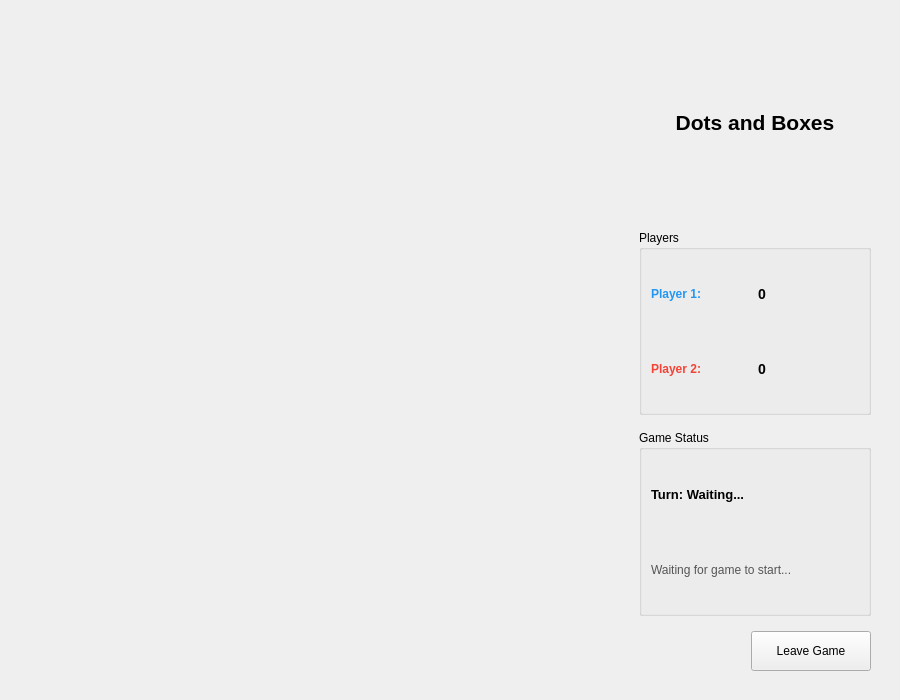
<?xml version="1.0" encoding="UTF-8"?>
<ui version="4.0">
 <class>GameWidget</class>
 <widget class="QWidget" name="GameWidget">
  <property name="geometry">
   <rect>
    <x>0</x>
    <y>0</y>
    <width>900</width>
    <height>700</height>
   </rect>
  </property>
  <property name="windowTitle">
   <string>Dots and Boxes</string>
  </property>
  <layout class="QHBoxLayout" name="horizontalLayout">
   <property name="spacing">
    <number>20</number>
   </property>
   <property name="leftMargin">
    <number>20</number>
   </property>
   <property name="topMargin">
    <number>20</number>
   </property>
   <property name="rightMargin">
    <number>20</number>
   </property>
   <property name="bottomMargin">
    <number>20</number>
   </property>
   <item>
    <widget class="GameBoard" name="gameBoard" native="true">
     <property name="sizePolicy">
      <sizepolicy hsizetype="Expanding" vsizetype="Expanding">
       <horstretch>1</horstretch>
       <verstretch>1</verstretch>
      </sizepolicy>
     </property>
     <property name="minimumSize">
      <size>
       <width>400</width>
       <height>400</height>
      </size>
     </property>
    </widget>
   </item>
   <item>
    <widget class="QWidget" name="controlPanel" native="true">
     <property name="minimumSize">
      <size>
       <width>250</width>
       <height>0</height>
      </size>
     </property>
     <property name="maximumSize">
      <size>
       <width>350</width>
       <height>16777215</height>
      </size>
     </property>
     <layout class="QVBoxLayout" name="verticalLayout">
      <property name="spacing">
       <number>15</number>
      </property>
      <item>
       <widget class="QLabel" name="gameTitle">
        <property name="font">
         <font>
          <pointsize>16</pointsize>
          <weight>75</weight>
          <bold>true</bold>
         </font>
        </property>
        <property name="text">
         <string>Dots and Boxes</string>
        </property>
        <property name="alignment">
         <set>Qt::AlignCenter</set>
        </property>
       </widget>
      </item>
      <item>
       <widget class="QGroupBox" name="playersGroup">
        <property name="title">
         <string>Players</string>
        </property>
        <layout class="QVBoxLayout" name="verticalLayout_3">
         <item>
          <layout class="QHBoxLayout" name="horizontalLayout_3">
           <item>
            <widget class="QLabel" name="player1NameLabel">
             <property name="styleSheet">
              <string>font-weight: bold; color: #2196F3;</string>
             </property>
             <property name="text">
              <string>Player 1:</string>
             </property>
            </widget>
           </item>
           <item>
            <widget class="QLabel" name="player1ScoreLabel">
             <property name="styleSheet">
              <string>font-weight: bold; font-size: 14px;</string>
             </property>
             <property name="text">
              <string>0</string>
             </property>
            </widget>
           </item>
          </layout>
         </item>
         <item>
          <layout class="QHBoxLayout" name="horizontalLayout_4">
           <item>
            <widget class="QLabel" name="player2NameLabel">
             <property name="styleSheet">
              <string>font-weight: bold; color: #F44336;</string>
             </property>
             <property name="text">
              <string>Player 2:</string>
             </property>
            </widget>
           </item>
           <item>
            <widget class="QLabel" name="player2ScoreLabel">
             <property name="styleSheet">
              <string>font-weight: bold; font-size: 14px;</string>
             </property>
             <property name="text">
              <string>0</string>
             </property>
            </widget>
           </item>
          </layout>
         </item>
        </layout>
       </widget>
      </item>
      <item>
       <widget class="QGroupBox" name="statusGroup">
        <property name="title">
         <string>Game Status</string>
        </property>
        <layout class="QVBoxLayout" name="verticalLayout_4">
         <item>
          <widget class="QLabel" name="turnLabel">
           <property name="styleSheet">
            <string>font-weight: bold; font-size: 13px;</string>
           </property>
           <property name="text">
            <string>Turn: Waiting...</string>
           </property>
          </widget>
         </item>
         <item>
          <widget class="QLabel" name="statusLabel">
           <property name="styleSheet">
            <string>color: #555555;</string>
           </property>
           <property name="text">
            <string>Waiting for game to start...</string>
           </property>
           <property name="wordWrap">
            <bool>true</bool>
           </property>
          </widget>
         </item>
        </layout>
       </widget>
      </item>
      <item>
       <layout class="QHBoxLayout" name="horizontalLayout_buttons">
        <item>
         <spacer name="horizontalSpacer">
          <property name="orientation">
           <enum>Qt::Horizontal</enum>
          </property>
          <property name="sizeHint" stdset="0">
           <size>
            <width>40</width>
            <height>20</height>
           </size>
          </property>
         </spacer>
        </item>
        <item>
         <widget class="QPushButton" name="backButton">
          <property name="text">
           <string>Leave Game</string>
          </property>
          <property name="minimumSize">
           <size>
            <width>120</width>
            <height>40</height>
           </size>
          </property>
         </widget>
        </item>
       </layout>
      </item>
     </layout>
    </widget>
   </item>
  </layout>
 </widget>
 <customwidgets>
  <customwidget>
   <class>GameBoard</class>
   <extends>QWidget</extends>
   <header>GameBoard.h</header>
   <container>1</container>
  </customwidget>
 </customwidgets>
 <resources/>
 <connections/>
</ui>
